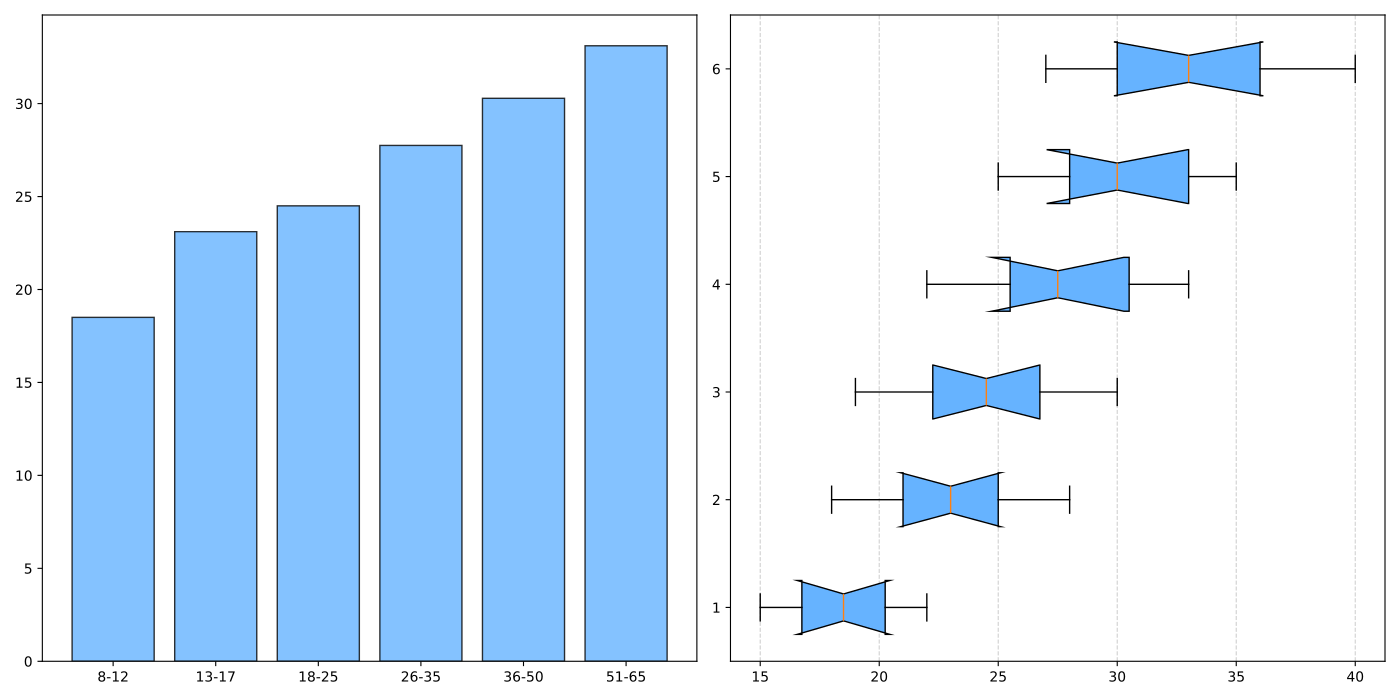

Generate this figure with Python:
import matplotlib.pyplot as plt
import numpy as np

age_groups = ['8-12', '13-17', '18-25', '26-35', '36-50', '51-65']

bmi_data = [
    [15, 16, 17, 18, 19, 20, 21, 22],
    [18, 20, 21, 22, 23, 24, 25, 27, 28],
    [19, 20, 22, 23, 24, 25, 26, 27, 29, 30],
    [22, 24, 26, 27, 28, 30, 32, 33],
    [25, 27, 29, 30, 32, 34, 35],
    [27, 28, 30, 32, 33, 34, 36, 38, 40]
]

fig, axs = plt.subplots(nrows=1, ncols=2, figsize=(14, 7))

# Using a single color for all bars in the bar chart
single_color = '#66b3ff'
average_bmi = [np.mean(bmi) for bmi in bmi_data]

# Change barh to bar for vertical bars
axs[0].bar(age_groups, average_bmi, color=single_color, alpha=0.8, edgecolor='black')

box = axs[1].boxplot(bmi_data, vert=False, patch_artist=True, notch=True)
for patch in box['boxes']:
    patch.set_facecolor(single_color)

axs[1].grid(True, linestyle='--', alpha=0.6, axis='x')

plt.tight_layout()
plt.show()
